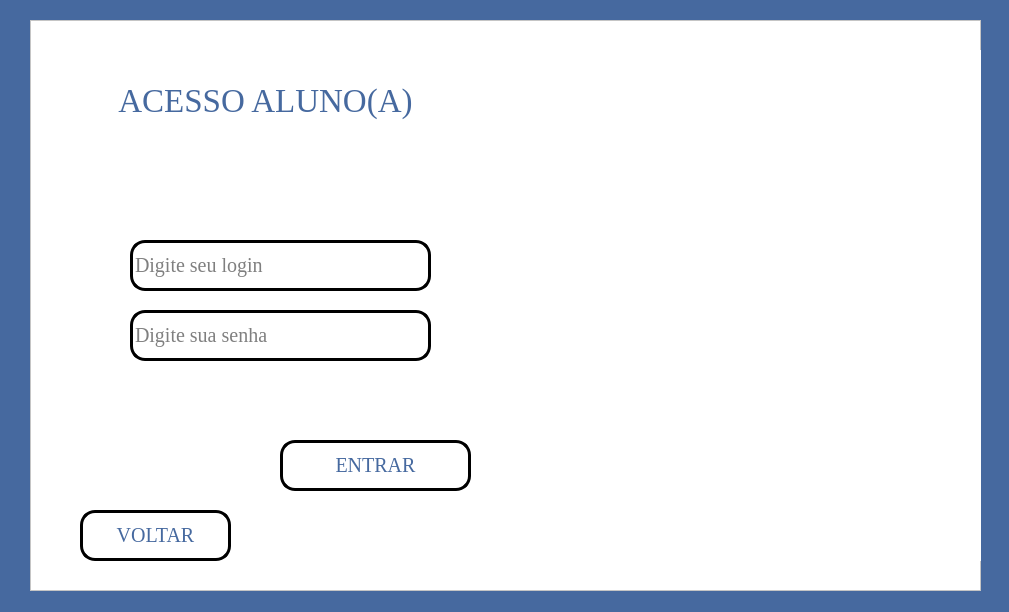
<?xml version="1.0" encoding="UTF-8"?>
<ui version="4.0">
 <class>tela_acesso_aluno</class>
 <widget class="QMainWindow" name="tela_acesso_aluno">
  <property name="geometry">
   <rect>
    <x>0</x>
    <y>0</y>
    <width>1009</width>
    <height>612</height>
   </rect>
  </property>
  <property name="windowTitle">
   <string>Acesso Aluno(a)</string>
  </property>
  <property name="windowIcon">
   <iconset>
    <normaloff>imagens/diplomado.png</normaloff>imagens/diplomado.png</iconset>
  </property>
  <property name="styleSheet">
   <string notr="true">background-color:rgb(70, 105, 159);</string>
  </property>
  <widget class="QWidget" name="centralwidget">
   <widget class="QFrame" name="frame">
    <property name="geometry">
     <rect>
      <x>30</x>
      <y>20</y>
      <width>951</width>
      <height>571</height>
     </rect>
    </property>
    <property name="styleSheet">
     <string notr="true">background-color: rgb(255, 255, 255);</string>
    </property>
    <property name="frameShape">
     <enum>QFrame::StyledPanel</enum>
    </property>
    <property name="frameShadow">
     <enum>QFrame::Raised</enum>
    </property>
    <widget class="QPushButton" name="botao_acesso_aluno">
     <property name="geometry">
      <rect>
       <x>250</x>
       <y>420</y>
       <width>191</width>
       <height>51</height>
      </rect>
     </property>
     <property name="font">
      <font>
       <family>Georgia</family>
       <pointsize>15</pointsize>
       <weight>50</weight>
       <bold>false</bold>
      </font>
     </property>
     <property name="cursor">
      <cursorShape>UpArrowCursor</cursorShape>
     </property>
     <property name="styleSheet">
      <string notr="true">QPushButton{
color: rgb(70, 105, 159);
}

QPushButton{
background-color: rgb(255, 255, 255)
}

QPushButton:hover{
	background-color: lightblue
}

QPushButton{
border:3px solid black;
border-radius: 15px;
padding: 2px;
}</string>
     </property>
     <property name="text">
      <string>ENTRAR</string>
     </property>
     <property name="icon">
      <iconset>
       <normaloff>../DESING/19224431551684926350-32.png</normaloff>../DESING/19224431551684926350-32.png</iconset>
     </property>
     <property name="iconSize">
      <size>
       <width>30</width>
       <height>30</height>
      </size>
     </property>
    </widget>
    <widget class="QLineEdit" name="senha_aluno">
     <property name="geometry">
      <rect>
       <x>100</x>
       <y>290</y>
       <width>301</width>
       <height>51</height>
      </rect>
     </property>
     <property name="font">
      <font>
       <family>Georgia</family>
       <pointsize>15</pointsize>
       <weight>50</weight>
       <bold>false</bold>
      </font>
     </property>
     <property name="styleSheet">
      <string notr="true">background-color:rgb(255,255,255);
border-radius:15px;
border-style:outset;
border-width:3px;</string>
     </property>
     <property name="inputMethodHints">
      <set>Qt::ImhHiddenText|Qt::ImhNoAutoUppercase|Qt::ImhNoPredictiveText|Qt::ImhSensitiveData</set>
     </property>
     <property name="text">
      <string/>
     </property>
     <property name="echoMode">
      <enum>QLineEdit::Password</enum>
     </property>
     <property name="placeholderText">
      <string>Digite sua senha </string>
     </property>
     <property name="clearButtonEnabled">
      <bool>false</bool>
     </property>
    </widget>
    <widget class="QLineEdit" name="login_aluno">
     <property name="geometry">
      <rect>
       <x>100</x>
       <y>220</y>
       <width>301</width>
       <height>51</height>
      </rect>
     </property>
     <property name="font">
      <font>
       <family>Georgia</family>
       <pointsize>15</pointsize>
       <weight>50</weight>
       <bold>false</bold>
      </font>
     </property>
     <property name="styleSheet">
      <string notr="true">background-color:rgb(255,255,255);
border-radius:15px;
border-style:outset;
border-width:3px;</string>
     </property>
     <property name="inputMethodHints">
      <set>Qt::ImhHiddenText</set>
     </property>
     <property name="text">
      <string/>
     </property>
     <property name="placeholderText">
      <string>Digite seu login</string>
     </property>
     <property name="clearButtonEnabled">
      <bool>false</bool>
     </property>
    </widget>
    <widget class="QLabel" name="label_2">
     <property name="geometry">
      <rect>
       <x>40</x>
       <y>50</y>
       <width>391</width>
       <height>61</height>
      </rect>
     </property>
     <property name="font">
      <font>
       <family>Georgia</family>
       <pointsize>25</pointsize>
       <weight>50</weight>
       <bold>false</bold>
      </font>
     </property>
     <property name="styleSheet">
      <string notr="true">COLOR:rgb(70, 105, 159)</string>
     </property>
     <property name="text">
      <string>ACESSO ALUNO(A)</string>
     </property>
     <property name="alignment">
      <set>Qt::AlignCenter</set>
     </property>
    </widget>
    <widget class="QLabel" name="acesso_invalido_aluno">
     <property name="geometry">
      <rect>
       <x>120</x>
       <y>360</y>
       <width>261</width>
       <height>31</height>
      </rect>
     </property>
     <property name="font">
      <font>
       <pointsize>14</pointsize>
       <weight>75</weight>
       <bold>true</bold>
      </font>
     </property>
     <property name="styleSheet">
      <string notr="true">COLOR:rgb(70, 105, 159);
text align:center;</string>
     </property>
     <property name="text">
      <string/>
     </property>
    </widget>
    <widget class="QLabel" name="label">
     <property name="geometry">
      <rect>
       <x>400</x>
       <y>30</y>
       <width>561</width>
       <height>511</height>
      </rect>
     </property>
     <property name="text">
      <string/>
     </property>
     <property name="pixmap">
      <pixmap>imagens/LOGO_UNIVERS.png</pixmap>
     </property>
     <property name="scaledContents">
      <bool>true</bool>
     </property>
     <property name="alignment">
      <set>Qt::AlignCenter</set>
     </property>
    </widget>
    <widget class="QPushButton" name="botao_voltar_aluno">
     <property name="geometry">
      <rect>
       <x>50</x>
       <y>490</y>
       <width>151</width>
       <height>51</height>
      </rect>
     </property>
     <property name="font">
      <font>
       <family>Georgia</family>
       <pointsize>15</pointsize>
       <weight>50</weight>
       <bold>false</bold>
      </font>
     </property>
     <property name="cursor">
      <cursorShape>UpArrowCursor</cursorShape>
     </property>
     <property name="styleSheet">
      <string notr="true">QPushButton{
color: rgb(70, 105, 159);
}

QPushButton{
background-color: rgb(255, 255, 255)
}

QPushButton:hover{
	background-color: lightblue
}

QPushButton{
border:3px solid black;
border-radius: 15px;
padding: 2px;
}</string>
     </property>
     <property name="text">
      <string>VOLTAR</string>
     </property>
     <property name="icon">
      <iconset>
       <normaloff>../DESING/9868474931649315515-128.png</normaloff>../DESING/9868474931649315515-128.png</iconset>
     </property>
     <property name="iconSize">
      <size>
       <width>30</width>
       <height>30</height>
      </size>
     </property>
    </widget>
    <widget class="QLabel" name="label_3">
     <property name="geometry">
      <rect>
       <x>210</x>
       <y>140</y>
       <width>81</width>
       <height>71</height>
      </rect>
     </property>
     <property name="text">
      <string/>
     </property>
     <property name="pixmap">
      <pixmap>../DESING/16671574911586787867-48.png</pixmap>
     </property>
     <property name="scaledContents">
      <bool>true</bool>
     </property>
     <property name="alignment">
      <set>Qt::AlignCenter</set>
     </property>
    </widget>
    <widget class="QLabel" name="label_4">
     <property name="geometry">
      <rect>
       <x>40</x>
       <y>300</y>
       <width>51</width>
       <height>41</height>
      </rect>
     </property>
     <property name="text">
      <string/>
     </property>
     <property name="pixmap">
      <pixmap>../DESING/4434053531595501194-48.png</pixmap>
     </property>
     <property name="scaledContents">
      <bool>true</bool>
     </property>
     <property name="alignment">
      <set>Qt::AlignCenter</set>
     </property>
    </widget>
    <zorder>label</zorder>
    <zorder>botao_acesso_aluno</zorder>
    <zorder>senha_aluno</zorder>
    <zorder>login_aluno</zorder>
    <zorder>label_2</zorder>
    <zorder>acesso_invalido_aluno</zorder>
    <zorder>botao_voltar_aluno</zorder>
    <zorder>label_3</zorder>
    <zorder>label_4</zorder>
   </widget>
  </widget>
 </widget>
 <resources/>
 <connections/>
</ui>
